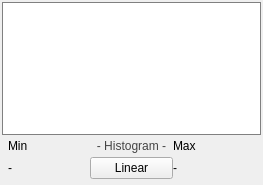
<?xml version="1.0" encoding="UTF-8"?>
<ui version="4.0">
 <class>HistogramWidget</class>
 <widget class="QWidget" name="HistogramWidget">
  <property name="geometry">
   <rect>
    <x>0</x>
    <y>0</y>
    <width>263</width>
    <height>185</height>
   </rect>
  </property>
  <property name="minimumSize">
   <size>
    <width>0</width>
    <height>185</height>
   </size>
  </property>
  <property name="maximumSize">
   <size>
    <width>16777215</width>
    <height>185</height>
   </size>
  </property>
  <property name="windowTitle">
   <string>Form</string>
  </property>
  <property name="styleSheet">
   <string notr="true">QWidget#histogram_window_{
	border: 1px solid gray;
	background-color: white;

}

QLabel#label_3{
	color: rgb(68, 68, 68);
}</string>
  </property>
  <layout class="QHBoxLayout" name="horizontalLayout_4">
   <property name="spacing">
    <number>0</number>
   </property>
   <property name="margin">
    <number>0</number>
   </property>
   <item>
    <widget class="QWidget" name="base_" native="true">
     <layout class="QVBoxLayout" name="verticalLayout_2">
      <property name="spacing">
       <number>2</number>
      </property>
      <property name="margin">
       <number>2</number>
      </property>
      <item>
       <widget class="QWidget" name="histogram_window_" native="true">
        <property name="sizePolicy">
         <sizepolicy hsizetype="Preferred" vsizetype="MinimumExpanding">
          <horstretch>0</horstretch>
          <verstretch>0</verstretch>
         </sizepolicy>
        </property>
        <property name="minimumSize">
         <size>
          <width>259</width>
          <height>133</height>
         </size>
        </property>
        <property name="maximumSize">
         <size>
          <width>16777215</width>
          <height>133</height>
         </size>
        </property>
        <property name="toolTip">
         <string>Left mouse sets the lower threshold, right mouse sets the upper</string>
        </property>
        <layout class="QHBoxLayout" name="histogramLayout">
         <property name="spacing">
          <number>0</number>
         </property>
         <property name="margin">
          <number>2</number>
         </property>
        </layout>
       </widget>
      </item>
      <item>
       <widget class="QWidget" name="widget_3" native="true">
        <property name="minimumSize">
         <size>
          <width>53</width>
          <height>0</height>
         </size>
        </property>
        <layout class="QVBoxLayout" name="verticalLayout">
         <property name="spacing">
          <number>0</number>
         </property>
         <property name="margin">
          <number>0</number>
         </property>
         <item>
          <widget class="QWidget" name="widget_4" native="true">
           <layout class="QHBoxLayout" name="horizontalLayout">
            <property name="spacing">
             <number>0</number>
            </property>
            <property name="leftMargin">
             <number>6</number>
            </property>
            <property name="topMargin">
             <number>3</number>
            </property>
            <property name="rightMargin">
             <number>6</number>
            </property>
            <property name="bottomMargin">
             <number>0</number>
            </property>
            <item>
             <widget class="QWidget" name="widget_2" native="true">
              <layout class="QHBoxLayout" name="horizontalLayout_5">
               <property name="spacing">
                <number>0</number>
               </property>
               <property name="margin">
                <number>0</number>
               </property>
               <item>
                <widget class="QLabel" name="label">
                 <property name="text">
                  <string>Min</string>
                 </property>
                </widget>
               </item>
              </layout>
             </widget>
            </item>
            <item>
             <widget class="QWidget" name="widget_6" native="true">
              <layout class="QHBoxLayout" name="horizontalLayout_6">
               <property name="spacing">
                <number>0</number>
               </property>
               <property name="margin">
                <number>0</number>
               </property>
               <item>
                <widget class="QLabel" name="label_3">
                 <property name="text">
                  <string>- Histogram -</string>
                 </property>
                 <property name="alignment">
                  <set>Qt::AlignCenter</set>
                 </property>
                 <property name="indent">
                  <number>0</number>
                 </property>
                </widget>
               </item>
              </layout>
             </widget>
            </item>
            <item>
             <widget class="QWidget" name="widget_7" native="true">
              <layout class="QHBoxLayout" name="horizontalLayout_7">
               <property name="spacing">
                <number>0</number>
               </property>
               <property name="margin">
                <number>0</number>
               </property>
               <item>
                <widget class="QLabel" name="label_2">
                 <property name="layoutDirection">
                  <enum>Qt::RightToLeft</enum>
                 </property>
                 <property name="text">
                  <string>Max</string>
                 </property>
                </widget>
               </item>
              </layout>
             </widget>
            </item>
           </layout>
          </widget>
         </item>
         <item>
          <widget class="QWidget" name="widget_5" native="true">
           <property name="minimumSize">
            <size>
             <width>0</width>
             <height>30</height>
            </size>
           </property>
           <layout class="QHBoxLayout" name="horizontalLayout_2">
            <property name="spacing">
             <number>0</number>
            </property>
            <property name="leftMargin">
             <number>6</number>
            </property>
            <property name="topMargin">
             <number>0</number>
            </property>
            <property name="rightMargin">
             <number>6</number>
            </property>
            <property name="bottomMargin">
             <number>0</number>
            </property>
            <item>
             <widget class="QLabel" name="min">
              <property name="text">
               <string>-</string>
              </property>
             </widget>
            </item>
            <item>
             <widget class="QWidget" name="widget" native="true">
              <layout class="QHBoxLayout" name="horizontalLayout_3">
               <property name="spacing">
                <number>0</number>
               </property>
               <property name="margin">
                <number>0</number>
               </property>
               <item>
                <widget class="QPushButton" name="log_histogram_button_">
                 <property name="text">
                  <string>Linear</string>
                 </property>
                 <property name="checkable">
                  <bool>false</bool>
                 </property>
                </widget>
               </item>
              </layout>
             </widget>
            </item>
            <item>
             <widget class="QLabel" name="max">
              <property name="layoutDirection">
               <enum>Qt::RightToLeft</enum>
              </property>
              <property name="text">
               <string>-</string>
              </property>
             </widget>
            </item>
           </layout>
          </widget>
         </item>
        </layout>
       </widget>
      </item>
     </layout>
    </widget>
   </item>
  </layout>
 </widget>
 <resources/>
 <connections/>
</ui>
